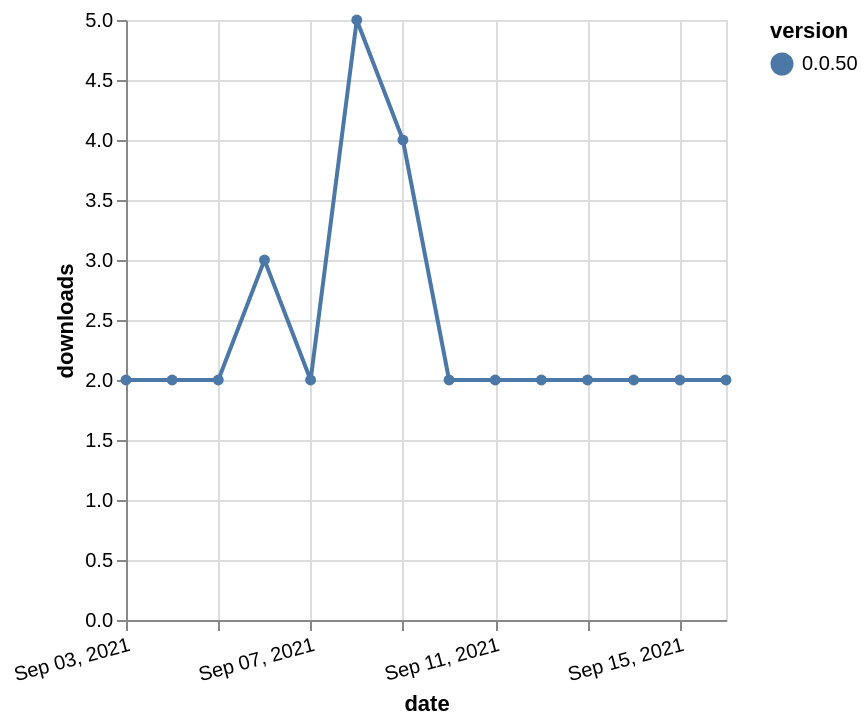

Here is the Vega-Lite specification saved for this chart:
### Vega-Lite specification from a JSON file in a GitHub repository (floating-point values rounded to 4 significant figures)
{"$schema": "https://vega.github.io/schema/vega-lite/v5.json", "description": "A simple bar chart with embedded data.", "data": {"values": [{"date": "2021-09-03", "total": 2988, "delta": 2, "version": "0.0.50"}, {"date": "2021-09-04", "total": 2990, "delta": 2, "version": "0.0.50"}, {"date": "2021-09-05", "total": 2992, "delta": 2, "version": "0.0.50"}, {"date": "2021-09-06", "total": 2995, "delta": 3, "version": "0.0.50"}, {"date": "2021-09-07", "total": 2997, "delta": 2, "version": "0.0.50"}, {"date": "2021-09-08", "total": 3002, "delta": 5, "version": "0.0.50"}, {"date": "2021-09-09", "total": 3006, "delta": 4, "version": "0.0.50"}, {"date": "2021-09-10", "total": 3008, "delta": 2, "version": "0.0.50"}, {"date": "2021-09-11", "total": 3010, "delta": 2, "version": "0.0.50"}, {"date": "2021-09-12", "total": 3012, "delta": 2, "version": "0.0.50"}, {"date": "2021-09-13", "total": 3014, "delta": 2, "version": "0.0.50"}, {"date": "2021-09-14", "total": 3016, "delta": 2, "version": "0.0.50"}, {"date": "2021-09-15", "total": 3018, "delta": 2, "version": "0.0.50"}, {"date": "2021-09-16", "total": 3020, "delta": 2, "version": "0.0.50"}]}, "width": "container", "mark": {"type": "line", "point": {"filled": true}}, "encoding": {"x": {"field": "date", "type": "temporal", "timeUnit": "yearmonthdate", "title": "date", "axis": {"labelAngle": -15}}, "y": {"field": "delta", "type": "quantitative", "title": "downloads"}, "color": {"field": "version", "type": "nominal"}, "tooltip": {"field": "delta"}}}
